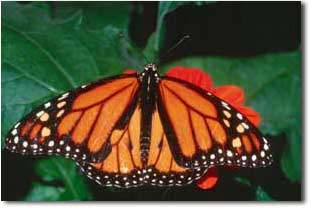
#> input picture images/monarch.jpg, 310 x 210 px
$ python pengolahancitra.py
#> lines starting #> are read from the running program, lines starting #| are printed output that depends on the picture
import numpy as np
import matplotlib.pyplot as plt
import cv2
image = cv2.imread('images/monarch.jpg')
#> image is the input picture: shape (210, 310, 3); mean B, G, R 54.1, 78.4, 83
image = cv2.cvtColor(image, cv2.COLOR_BGR2RGB)
plt.figure(figsize=(12, 6))
plt.subplot(1, 2, 1)
plt.imshow(image)
plt.title('Gambar Asli')
plt.axis('off')
pixel_vals = image.reshape((-1, 3))
pixel_vals = np.float32(pixel_vals)
criteria = (cv2.TERM_CRITERIA_EPS + cv2.TERM_CRITERIA_MAX_ITER, 100, 0.85)
k = 3
retval, labels, centers = cv2.kmeans(pixel_vals, k, None, criteria, 10, cv2.KMEANS_RANDOM_CENTERS)
#> retval = 166133867.7; centers = [[199.2, 104, 57.92], [39.17, 57.59, 37], [230, 227.5, 222]]
centers = np.uint8(centers)
#> centers = [[199, 103, 57], [39, 57, 37], [229, 227, 221]]
segmented_data = centers[labels.flatten()]
segmented_image = segmented_data.reshape((image.shape))
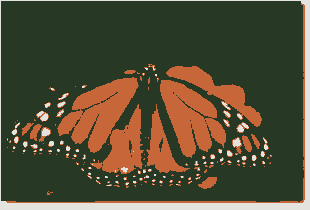
#> segmented_image: shape (210, 310, 3); mean R, G, B 82.8, 77.8, 53.8
plt.subplot(1, 2, 2)
plt.imshow(segmented_image)
plt.title('Gambar Tersegmentasi (K=3)')
plt.axis('off')
plt.tight_layout()
plt.show()
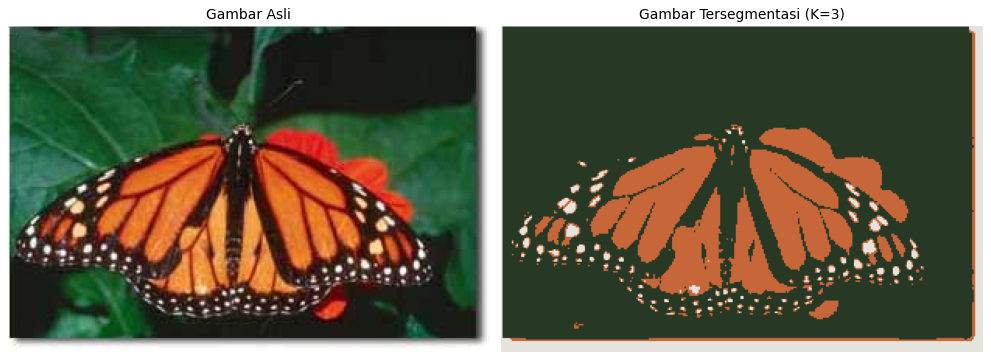
#> figure drawn by matplotlib, 2 panels

$ run again, with images/helem.jpg copied over images/monarch.jpg
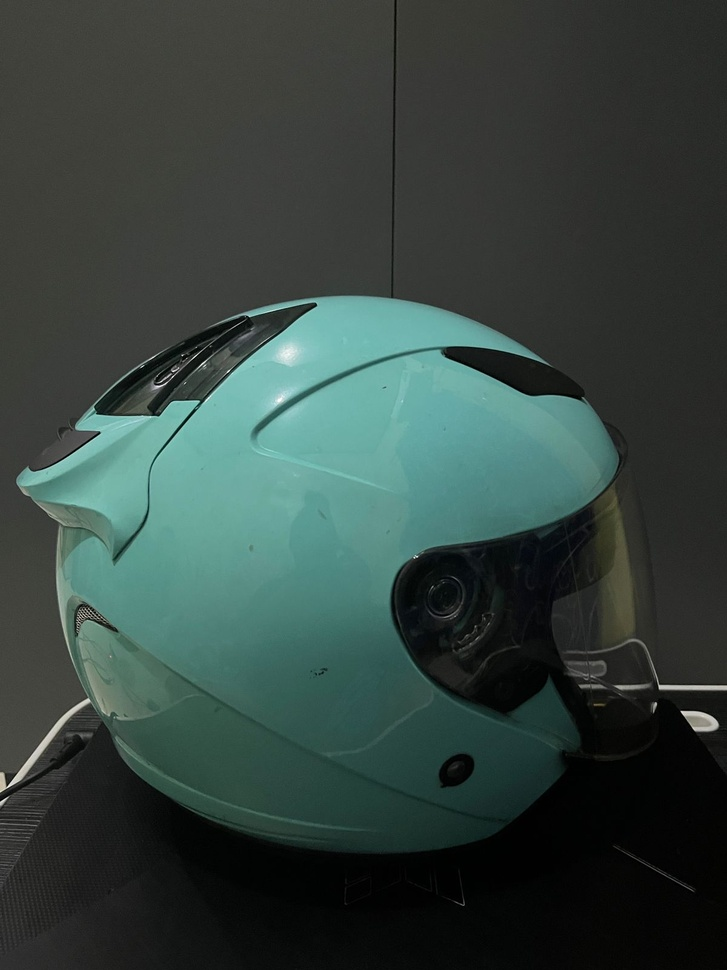
#> input picture images/helem.jpg, 727 x 970 px, shrunk from 1200 x 1600 before the run
#> image is the input picture: shape (970, 727, 3); mean B, G, R 63.1, 67.7, 52.4
#> `retval, labels, centers = cv2.kmeans(pixel_vals, k, None, criteria, 10..`: retval = 456556913.9; centers = [[52.74, 59.62, 54.92], [10.45, 12.57, 11.68], [100.7, 156.7, 148]]
#> `centers = np.uint8(centers)`: centers = [[52, 59, 54], [10, 12, 11], [100, 156, 147]]
#> `segmented_image = segmented_data.reshape((image.shape))`:
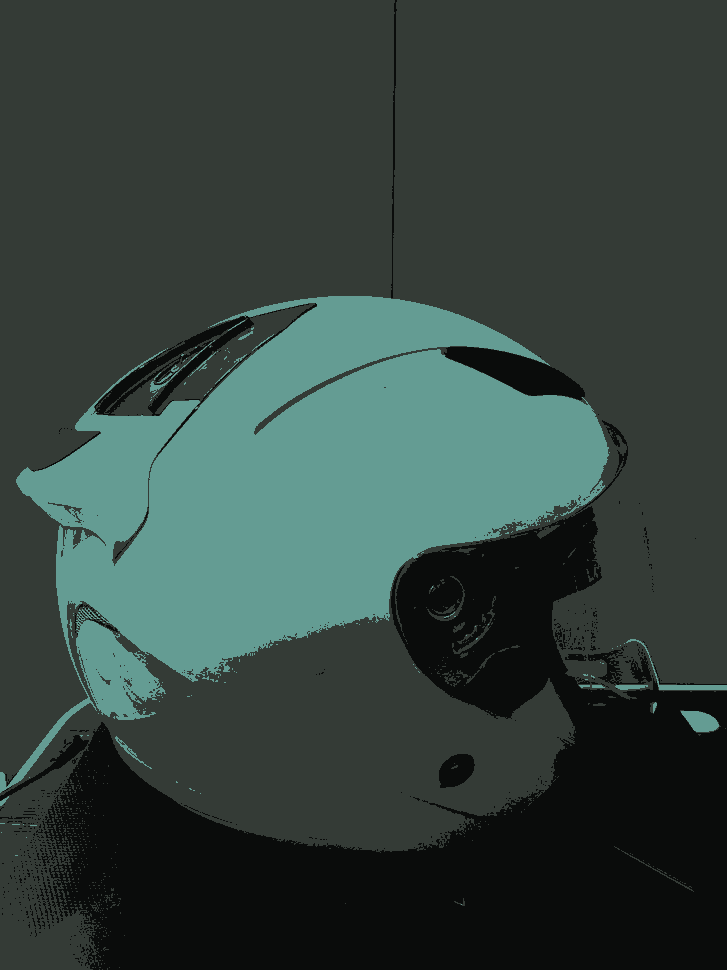
#> segmented_image: shape (970, 727, 3); mean R, G, B 51.8, 67.1, 62.2
#> `plt.show()`:
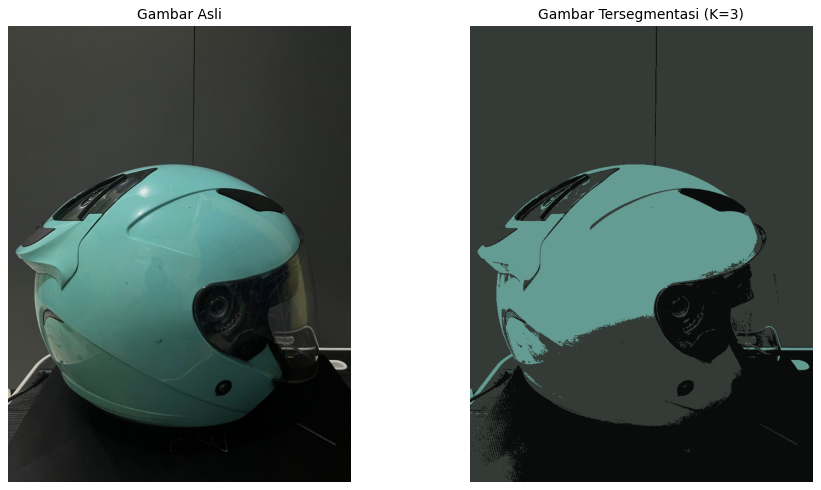
#> figure drawn by matplotlib, 2 panels

$ run again, with images/gambar_1.png saved as images/monarch.jpg
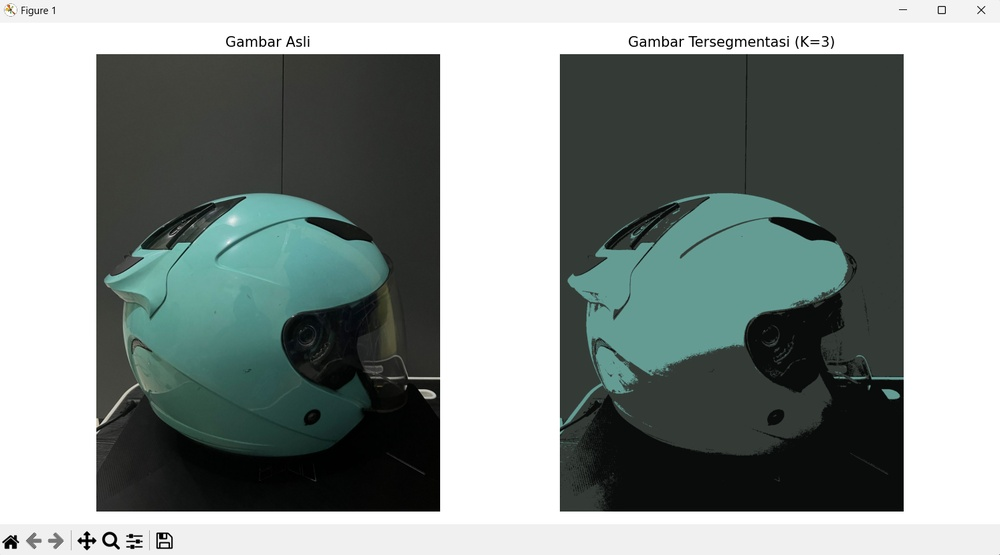
#> input picture images/gambar_1.png, 1000 x 555 px, shrunk from 1495 x 830 before the run
#> image is the input picture: shape (555, 1000, 3); mean B, G, R 143.7, 146.2, 137.7
#> `retval, labels, centers = cv2.kmeans(pixel_vals, k, None, criteria, 10..`: retval = 436739792.1; centers = [[99.88, 152.1, 143.7], [252.2, 252.2, 252.2], [40.1, 45.35, 41.99]]
#> `centers = np.uint8(centers)`: centers = [[99, 152, 143], [252, 252, 252], [40, 45, 41]]
#> `segmented_image = segmented_data.reshape((image.shape))`:
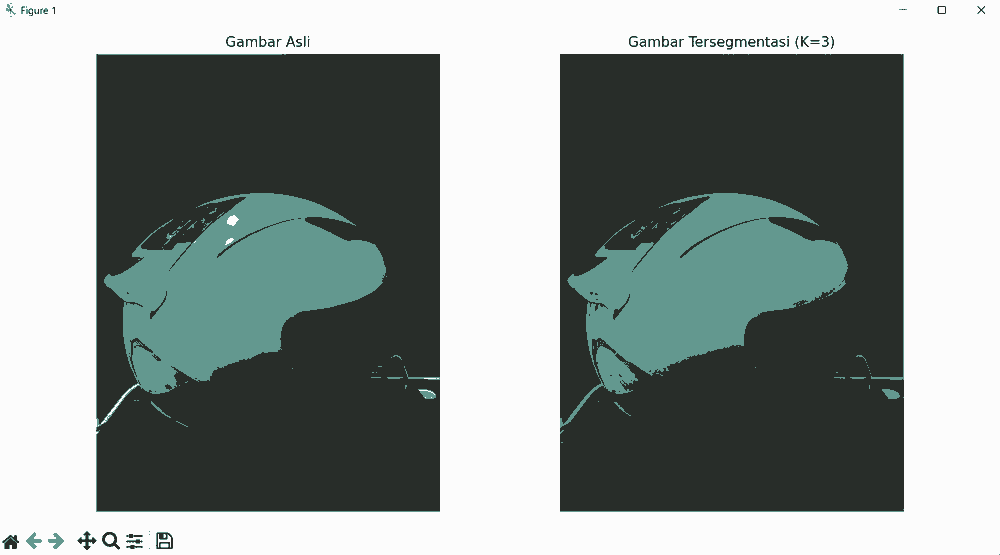
#> segmented_image: shape (555, 1000, 3); mean R, G, B 137.7, 146.2, 143.3
#> `plt.show()`:
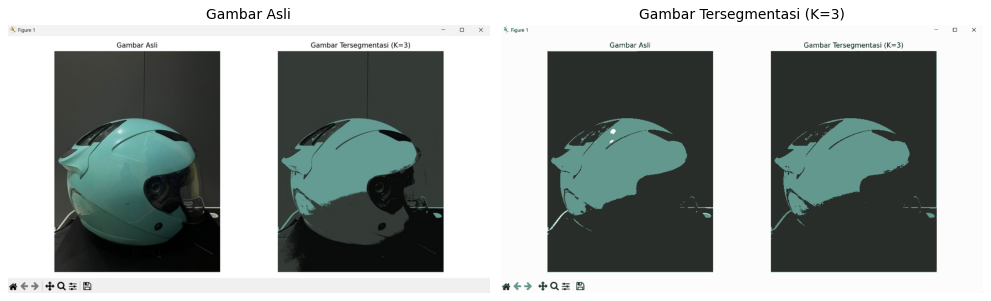
#> figure drawn by matplotlib, 2 panels
